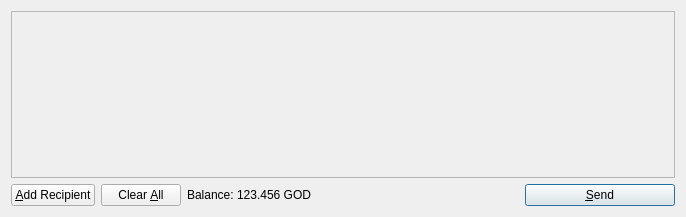
<?xml version="1.0" encoding="UTF-8"?>
<ui version="4.0">
 <class>SendCoinsDialog</class>
 <widget class="QDialog" name="SendCoinsDialog">
  <property name="geometry">
   <rect>
    <x>0</x>
    <y>0</y>
    <width>686</width>
    <height>217</height>
   </rect>
  </property>
  <property name="windowTitle">
   <string>Send Coins</string>
  </property>
  <layout class="QVBoxLayout" name="verticalLayout">
   <item>
    <widget class="QScrollArea" name="scrollArea">
     <property name="widgetResizable">
      <bool>true</bool>
     </property>
     <widget class="QWidget" name="scrollAreaWidgetContents">
      <property name="geometry">
       <rect>
        <x>0</x>
        <y>0</y>
        <width>666</width>
        <height>165</height>
       </rect>
      </property>
      <layout class="QVBoxLayout" name="verticalLayout_2">
       <property name="margin">
        <number>0</number>
       </property>
       <item>
        <layout class="QVBoxLayout" name="entries">
         <property name="spacing">
          <number>6</number>
         </property>
        </layout>
       </item>
       <item>
        <spacer name="verticalSpacer">
         <property name="orientation">
          <enum>Qt::Vertical</enum>
         </property>
         <property name="sizeHint" stdset="0">
          <size>
           <width>20</width>
           <height>40</height>
          </size>
         </property>
        </spacer>
       </item>
      </layout>
     </widget>
    </widget>
   </item>
   <item>
    <layout class="QHBoxLayout" name="horizontalLayout">
     <item>
      <widget class="QPushButton" name="addButton">
       <property name="toolTip">
        <string>Send to multiple recipients at once</string>
       </property>
       <property name="text">
        <string>&amp;Add Recipient</string>
       </property>
       <property name="icon">
        <iconset resource="../bitcoin.qrc">
         <normaloff>:/icons/add</normaloff>:/icons/add</iconset>
       </property>
       <property name="autoDefault">
        <bool>false</bool>
       </property>
      </widget>
     </item>
     <item>
      <widget class="QPushButton" name="clearButton">
       <property name="sizePolicy">
        <sizepolicy hsizetype="Minimum" vsizetype="Fixed">
         <horstretch>0</horstretch>
         <verstretch>0</verstretch>
        </sizepolicy>
       </property>
       <property name="toolTip">
        <string>Remove all transaction fields</string>
       </property>
       <property name="text">
        <string>Clear &amp;All</string>
       </property>
       <property name="icon">
        <iconset resource="../bitcoin.qrc">
         <normaloff>:/icons/remove</normaloff>:/icons/remove</iconset>
       </property>
       <property name="autoRepeatDelay">
        <number>300</number>
       </property>
       <property name="autoDefault">
        <bool>false</bool>
       </property>
      </widget>
     </item>
     <item>
      <layout class="QHBoxLayout" name="horizontalLayout_2">
       <property name="spacing">
        <number>3</number>
       </property>
       <item>
        <widget class="QLabel" name="label">
         <property name="text">
          <string>Balance:</string>
         </property>
        </widget>
       </item>
       <item>
        <widget class="QLabel" name="labelBalance">
         <property name="cursor">
          <cursorShape>IBeamCursor</cursorShape>
         </property>
         <property name="text">
          <string>123.456 GOD</string>
         </property>
         <property name="textInteractionFlags">
          <set>Qt::LinksAccessibleByMouse|Qt::TextSelectableByKeyboard|Qt::TextSelectableByMouse</set>
         </property>
        </widget>
       </item>
      </layout>
     </item>
     <item>
      <spacer name="horizontalSpacer">
       <property name="orientation">
        <enum>Qt::Horizontal</enum>
       </property>
       <property name="sizeHint" stdset="0">
        <size>
         <width>40</width>
         <height>20</height>
        </size>
       </property>
      </spacer>
     </item>
     <item>
      <widget class="QPushButton" name="sendButton">
       <property name="minimumSize">
        <size>
         <width>150</width>
         <height>0</height>
        </size>
       </property>
       <property name="toolTip">
        <string>Confirm the send action</string>
       </property>
       <property name="text">
        <string>&amp;Send</string>
       </property>
       <property name="icon">
        <iconset resource="../bitcoin.qrc">
         <normaloff>:/icons/send</normaloff>:/icons/send</iconset>
       </property>
       <property name="default">
        <bool>true</bool>
       </property>
      </widget>
     </item>
    </layout>
   </item>
  </layout>
 </widget>
 <resources>
  <include location="../bitcoin.qrc"/>
 </resources>
 <connections/>
</ui>
